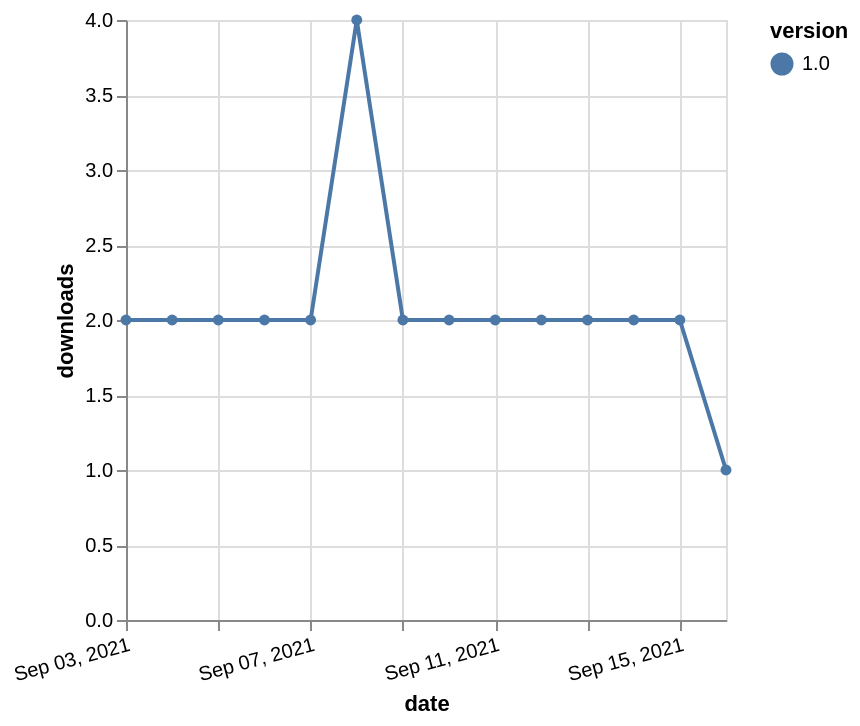

Describe this chart as a Vega-Lite specification.
### Vega-Lite specification from a JSON file in a GitHub repository (floating-point values rounded to 4 significant figures)
{"$schema": "https://vega.github.io/schema/vega-lite/v5.json", "description": "A simple bar chart with embedded data.", "data": {"values": [{"date": "2021-09-03", "total": 810, "delta": 2, "version": "1.0"}, {"date": "2021-09-04", "total": 812, "delta": 2, "version": "1.0"}, {"date": "2021-09-05", "total": 814, "delta": 2, "version": "1.0"}, {"date": "2021-09-06", "total": 816, "delta": 2, "version": "1.0"}, {"date": "2021-09-07", "total": 818, "delta": 2, "version": "1.0"}, {"date": "2021-09-08", "total": 822, "delta": 4, "version": "1.0"}, {"date": "2021-09-09", "total": 824, "delta": 2, "version": "1.0"}, {"date": "2021-09-10", "total": 826, "delta": 2, "version": "1.0"}, {"date": "2021-09-11", "total": 828, "delta": 2, "version": "1.0"}, {"date": "2021-09-12", "total": 830, "delta": 2, "version": "1.0"}, {"date": "2021-09-13", "total": 832, "delta": 2, "version": "1.0"}, {"date": "2021-09-14", "total": 834, "delta": 2, "version": "1.0"}, {"date": "2021-09-15", "total": 836, "delta": 2, "version": "1.0"}, {"date": "2021-09-16", "total": 837, "delta": 1, "version": "1.0"}]}, "width": "container", "mark": {"type": "line", "point": {"filled": true}}, "encoding": {"x": {"field": "date", "type": "temporal", "timeUnit": "yearmonthdate", "title": "date", "axis": {"labelAngle": -15}}, "y": {"field": "delta", "type": "quantitative", "title": "downloads"}, "color": {"field": "version", "type": "nominal"}, "tooltip": {"field": "delta"}}}
